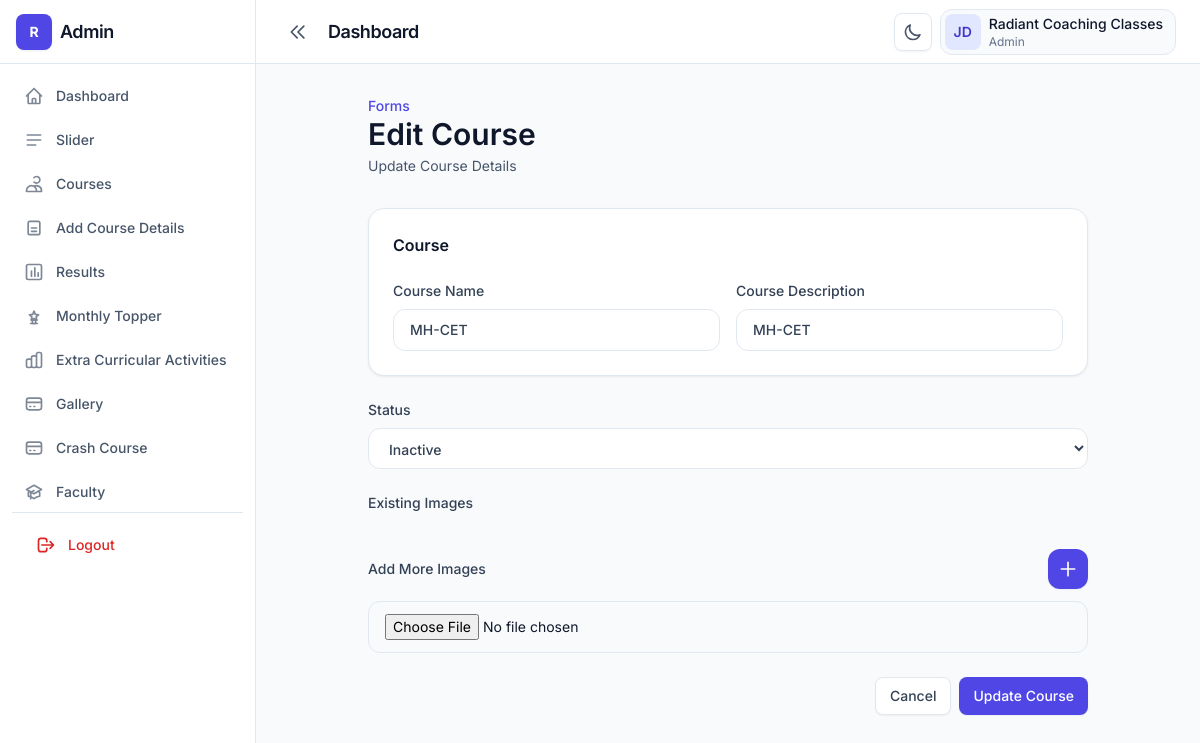
Screenshot of /admin/edit-course.php?id=6 (signed in) with the database file from the repository.
### tables this page shows
CREATE TABLE IF NOT EXISTS `courses` (
  `id` int NOT NULL AUTO_INCREMENT,
  `title` varchar(100) DEFAULT NULL,
  `description` text,
  `status` tinyint(1) DEFAULT '1',
  `created_at` timestamp NULL DEFAULT CURRENT_TIMESTAMP,
  `updated_at` timestamp NULL DEFAULT CURRENT_TIMESTAMP ON UPDATE CURRENT_TIMESTAMP,
  PRIMARY KEY (`id`)
);

### admin/edit-course.php (the view, shortened to what this page needs)
<?php
include('../conn.php');
$id = $_GET['id'];
$stmt = $conn->prepare("
    SELECT * FROM courses
    WHERE id = :id
");
$stmt->execute([
    ':id' => $id
]);
$course = $stmt->fetch(PDO::FETCH_ASSOC);
?>
<!DOCTYPE html>
<html lang="en" class="h-full">
<head>
    <link rel="stylesheet" href="../dist/css/output.css" />
</head>
<body class="h-full bg-slate-50 text-slate-900 dark:bg-slate-950 dark:text-slate-100">
    <div class="flex min-h-full">
        <?php include('sidebar.php'); ?>
        <div class="flex min-h-screen flex-1 flex-col lg:min-h-0">
            <?php include('header.php'); ?>
            <main class="flex-1 overflow-auto p-4 lg:p-8">
                <div class="container max-w-3xl">
                    <div class="mb-8">
                        <p class="text-sm font-medium text-brand-600 dark:text-brand-400">
                            Forms
                        </p>
                        <h2 class="text-display-sm text-slate-900 dark:text-white">
                            Edit Course
                        </h2>
                        <p class="mt-1 text-sm text-slate-600 dark:text-slate-400">
                            Update Course Details
                        </p>
                    </div>
                    <form method="POST" enctype="multipart/form-data">
                        <div class="space-y-6">
                            <section class="rounded-2xl border border-slate-200 bg-white p-6 shadow-card dark:border-slate-800 dark:bg-slate-900">
                                <h3 class="text-base font-semibold">
                                    Course
                                </h3>
                                <div class="mt-6 grid gap-4 sm:grid-cols-2">
                                    <label class="block text-sm font-medium text-slate-700 dark:text-slate-300">
                                        Course Name
                                        <input
                                            name="title"
                                            type="text"
                                            value="<?php echo $course['title']; ?>"
                                            placeholder="Course Name..."
                                            class="mt-2 w-full rounded-xl border border-slate-200 bg-white px-4 py-2.5 text-sm outline-none ring-brand-500/25 focus:border-brand-400 focus:ring-4 dark:border-slate-700 dark:bg-slate-950" />
                                    </label>
                                    <label class="block text-sm font-medium text-slate-700 dark:text-slate-300">
                                        Course Description
                                        <input
                                            name="description"
                                            type="text"
                                            value="<?php echo $course['description']; ?>"
                                            placeholder="Course Description..."
                                            class="mt-2 w-full rounded-xl border border-slate-200 bg-white px-4 py-2.5 text-sm outline-none ring-brand-500/25 focus:border-brand-400 focus:ring-4 dark:border-slate-700 dark:bg-slate-950" />
                                    </label>
                                </div>
                            </section>
                            <label class="block text-sm font-medium text-slate-700 dark:text-slate-300">
                                Status
                                <select
                                    name="status"
                                    class="mt-2 w-full rounded-xl border border-slate-200 bg-white px-4 py-2.5 text-sm outline-none ring-brand-500/25 focus:border-brand-400 focus:ring-4 dark:border-slate-700 dark:bg-slate-950">
                                    <option
                                        value="0"
                                        <?php if ($course['status'] == 0) echo 'selected'; ?>>
                                        Inactive
                                    </option>
                                </select>
                            </label>
                            <div>
                                <label class="mb-3 block text-sm font-medium text-slate-700 dark:text-slate-300">
                                    Existing Images
                                </label>
                            </div>
                            <div>
                                <div class="mb-3 flex items-center justify-between">
                                    <label class="text-sm font-medium text-slate-700 dark:text-slate-300">
                                        Add More Images
                                    </label>
                                    <button
                                        type="button"
                                        onclick="addImageField()"
                                        class="flex h-10 w-10 items-center justify-center rounded-xl bg-brand-600 text-white shadow-sm transition hover:bg-brand-700">
                                        <svg class="h-5 w-5"
                                            fill="none"
                                            stroke="currentColor"
                                            viewBox="0 0 24 24">
                                            <path
                                                stroke-linecap="round"
                                                stroke-linejoin="round"
                                                stroke-width="2"
                                                d="M12 4v16m8-8H4" />
                                        </svg>
                                    </button>
                                </div>
                                <div id="image-fields"
                                    class="space-y-3">
                                    <input
                                        type="file"
                                        name="images[]"
                                        class="block w-full rounded-xl border border-slate-200 bg-slate-50 px-4 py-3 text-sm dark:border-slate-700 dark:bg-slate-950" />
                                </div>
                            </div>
                            <div class="flex flex-wrap justify-end gap-2 pb-8">
                                <a href="courses.php" class="btn btn-secondary">
                                    Cancel
                                </a>
                                <button
                                    type="submit"
                                    name="update_course"
                                    class="btn btn-primary">
                                    Update Course
                                </button>
                            </div>
                        </div>
                    </form>
                </div>
            </main>
        </div>
    </div>
</body>
</html>

### rows the page displays
courses: title "MH-CET", description "MH-CET", status "Inactive"
